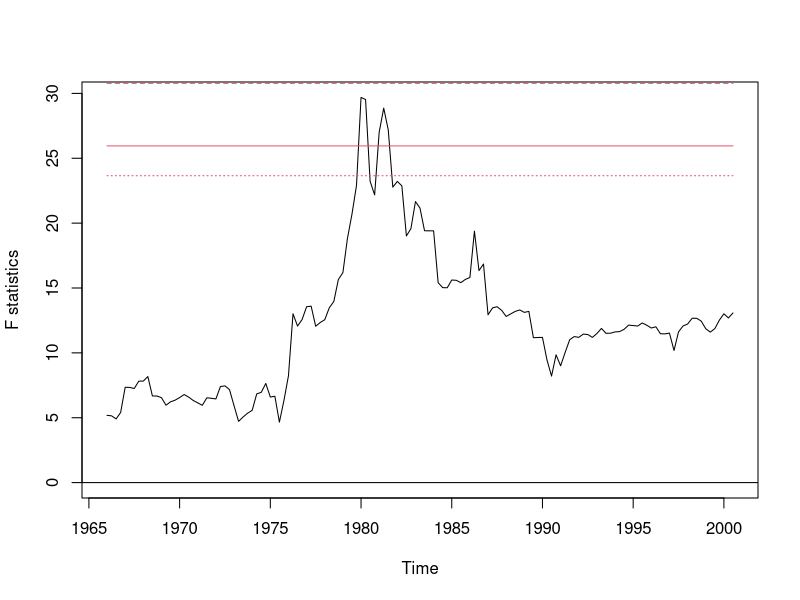

The R script that drew this image:
library(AER)


### Name: USMacroSW
### Title: US Macroeconomic Data (1957-2005, Stock & Watson)
### Aliases: USMacroSW
### Keywords: datasets

### ** Examples

## Stock and Watson (2007)
data("USMacroSW", package = "AER")
library("dynlm")
library("strucchange")
usm <- ts.intersect(USMacroSW, 4 * 100 * diff(log(USMacroSW[, "cpi"])))
colnames(usm) <- c(colnames(USMacroSW), "infl")

## Equations 14.7, 14.13, 14.16, 14.17, pp. 536
fm_ar1 <- dynlm(d(infl) ~ L(d(infl)),
  data = usm, start = c(1962,1), end = c(2004,4))
fm_ar4 <- dynlm(d(infl) ~ L(d(infl), 1:4), 
  data = usm, start = c(1962,1), end = c(2004,4))
fm_adl41 <- dynlm(d(infl) ~ L(d(infl), 1:4) + L(unemp),
  data = usm, start = c(1962,1), end = c(2004,4))
fm_adl44 <- dynlm(d(infl) ~ L(d(infl), 1:4) + L(unemp, 1:4),
  data = usm, start = c(1962,1), end = c(2004,4))
coeftest(fm_ar1, vcov = sandwich)
coeftest(fm_ar4, vcov = sandwich)
coeftest(fm_adl41, vcov = sandwich)
coeftest(fm_adl44, vcov = sandwich)

## Granger causality test mentioned on p. 547
waldtest(fm_ar4, fm_adl44, vcov = sandwich)  

## Figure 14.5, p. 570
## SW perform partial break test of unemp coefs
## here full model is used
mf <- model.frame(fm_adl44) ## re-use fm_adl44
mf <- ts(as.matrix(mf), start = c(1962, 1), freq = 4)
colnames(mf) <- c("y", paste("x", 1:8, sep = ""))
ff <- as.formula(paste("y", "~",  paste("x", 1:8, sep = "", collapse = " + ")))
fs <- Fstats(ff, data = mf, from = 0.1)
plot(fs)
lines(boundary(fs, alpha = 0.01), lty = 2, col = 2)
lines(boundary(fs, alpha = 0.1), lty = 3, col = 2)

## More examples can be found in:
## help("StockWatson2007")
